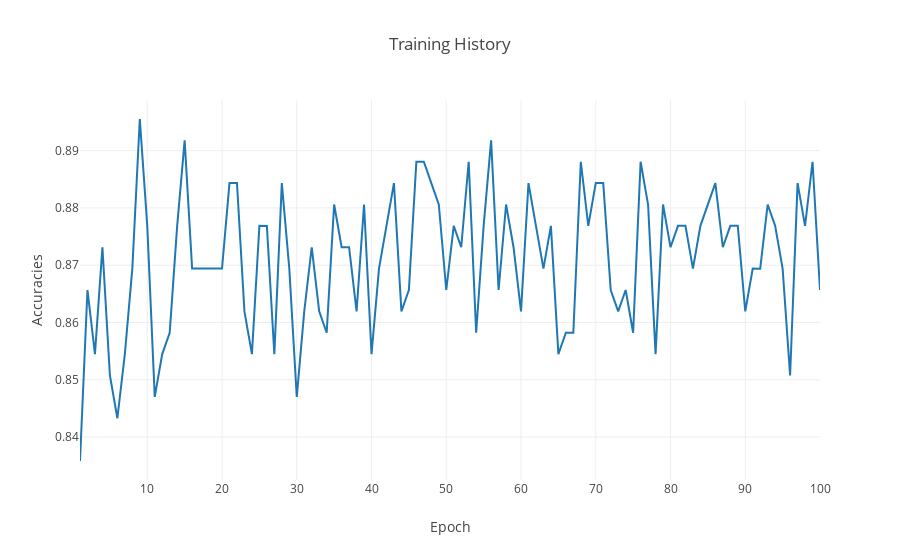

Notebook code cell kept with this figure:
### Code cell
from plotly.offline import iplot
from plotly.offline import plot

accs = nn.history.history["acc"]
loss = nn.history.history["loss"]

accs_plot = go.Scatter(
    x=[x for x in range(1,len(accs)+1)],
    y=accs,
    mode="lines",
    name="line plot"
)

data = [accs_plot]

layout = go.Layout(
    title= "Training History",
    yaxis= {"title":"Accuracies"},
    xaxis={"title":"Epoch"}
)

fig = go.Figure(data=data, layout=layout)


iplot(fig)

### Figure 1 — Plotly figure (JSON) as saved in the notebook; plotly's stock layout.template omitted (floating-point values rounded to 4 significant figures)
{"data": [{"mode": "lines", "name": "line plot", "type": "scatter", "uid": "32822339-9f51-4331-983a-a141e9623684", "x": [1, 2, 3, 4, 5, 6, 7, 8, 9, 10, 11, 12, 13, 14, 15, 16, 17, 18, 19, 20, 21, 22, 23, 24, 25, 26, 27, 28, 29, 30, 31, 32, 33, 34, 35, 36, 37, 38, 39, 40, 41, 42, 43, 44, 45, 46, 47, 48, 49, 50, 51, 52, 53, 54, 55, 56, 57, 58, 59, 60, 61, 62, 63, 64, 65, 66, 67, 68, 69, 70, 71, 72, 73, 74, 75, 76, 77, 78, 79, 80, 81, 82, 83, 84, 85, 86, 87, 88, 89, 90, 91, 92, 93, 94, 95, 96, 97, 98, 99, 100], "y": [0.8358, 0.8657, 0.8545, 0.8731, 0.8507, 0.8433, 0.8545, 0.8694, 0.8955, 0.8769, 0.847, 0.8545, 0.8582, 0.8769, 0.8918, 0.8694, 0.8694, 0.8694, 0.8694, 0.8694, 0.8843, 0.8843, 0.8619, 0.8545, 0.8769, 0.8769, 0.8545, 0.8843, 0.8694, 0.847, 0.8619, 0.8731, 0.8619, 0.8582, 0.8806, 0.8731, 0.8731, 0.8619, 0.8806, 0.8545, 0.8694, 0.8769, 0.8843, 0.8619, 0.8657, 0.8881, 0.8881, 0.8843, 0.8806, 0.8657, 0.8769, 0.8731, 0.8881, 0.8582, 0.8769, 0.8918, 0.8657, 0.8806, 0.8731, 0.8619, 0.8843, 0.8769, 0.8694, 0.8769, 0.8545, 0.8582, 0.8582, 0.8881, 0.8769, 0.8843, 0.8843, 0.8657, 0.8619, 0.8657, 0.8582, 0.8881, 0.8806, 0.8545, 0.8806, 0.8731, 0.8769, 0.8769, 0.8694, 0.8769, 0.8806, 0.8843, 0.8731, 0.8769, 0.8769, 0.8619, 0.8694, 0.8694, 0.8806, 0.8769, 0.8694, 0.8507, 0.8843, 0.8769, 0.8881, 0.8657]}], "layout": {"autosize": true, "title": {"text": "Training History"}, "xaxis": {"autorange": true, "range": [1, 100], "title": {"text": "Epoch"}, "type": "linear"}, "yaxis": {"autorange": true, "range": [0.8325, 0.8988], "title": {"text": "Accuracies"}, "type": "linear"}}}
